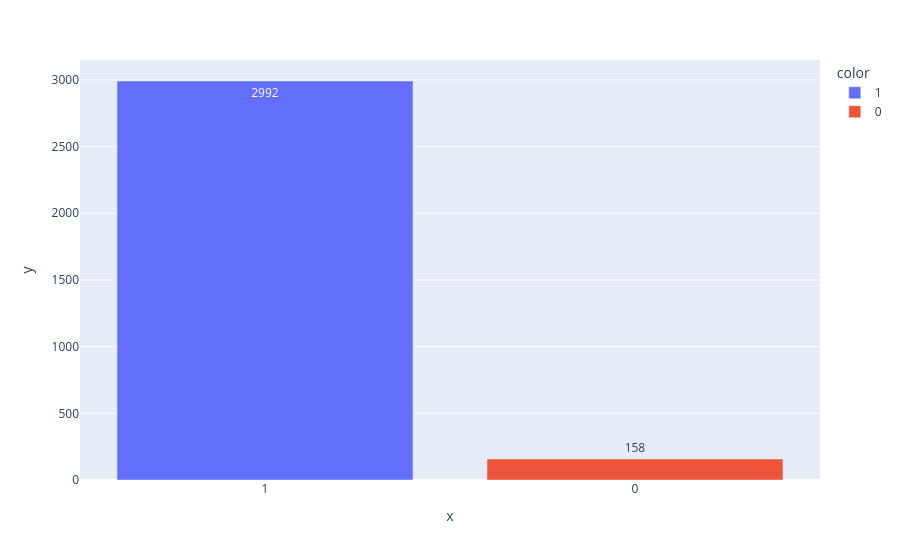

The notebook cell this image was saved under:
### Code cell
# Diagramme en barre des nombres d'observations
bar_plot(val1)

### Figure 1 — Plotly figure (JSON) as saved in the notebook; plotly's stock layout.template omitted (floating-point values rounded to 4 significant figures)
{"data": [{"hovertemplate": "color=1<br>x=%{x}<br>y=%{y}<extra></extra>", "legendgroup": "1", "marker": {"color": "#636efa", "pattern": {"shape": ""}}, "name": "1", "orientation": "v", "showlegend": true, "textposition": "auto", "texttemplate": "%{y}", "type": "bar", "x": ["1"], "xaxis": "x", "y": [2992], "yaxis": "y"}, {"hovertemplate": "color=0<br>x=%{x}<br>y=%{y}<extra></extra>", "legendgroup": "0", "marker": {"color": "#EF553B", "pattern": {"shape": ""}}, "name": "0", "orientation": "v", "showlegend": true, "textposition": "auto", "texttemplate": "%{y}", "type": "bar", "x": ["0"], "xaxis": "x", "y": [158], "yaxis": "y"}], "layout": {"barmode": "relative", "legend": {"title": {"text": "color"}, "tracegroupgap": 0}, "margin": {"t": 60}, "xaxis": {"anchor": "y", "domain": [0.0, 1.0], "title": {"text": "x"}}, "yaxis": {"anchor": "x", "domain": [0.0, 1.0], "title": {"text": "y"}}}}
